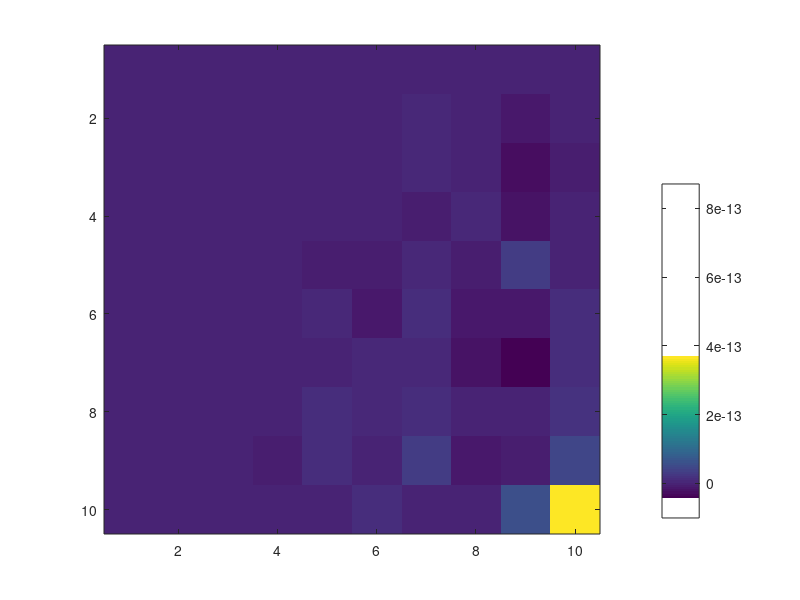

Source code (MATLAB): (Note: this script raises an error after producing the figure.)
% nIter=1e5;
% time=zeros(nIter,1);
% for ii=1:nIter
%     tic

N=10;
a=100*rand(N);
check=a;

l=eye(N);
u=zeros(N);

for i=1:N-1
    if a(i,i)==0
        break
    else
        for k=(i+1):N
            a(k,i)=a(k,i)/a(i,i);
            for j=(i+1):N
                a(k,j)=a(k,j)-a(k,i)*a(i,j);
            end
        end
    end
end

u(triu(true(N),0))=a(triu(true(N),0));
l(tril(true(N),-1))=a(tril(true(N),-1));

sum(sum(l*u==check))
imagesc(l*u-check)
colorbar
% time(ii)=toc;

% end
% histogram(time)


      % Display the first 10 Zernike functions
      x = -1:0.01:1;
      [X,Y] = meshgrid(x,x);
      [theta,r] = cart2pol(X,Y);
      idx = r<=1;
      z = nan(size(X));
      n = [0  1  1  2  2  2  3  3  3  3];
      m = [0 -1  1 -2  0  2 -3 -1  1  3];
      Nplot = [4 10 12 16 18 20 22 24 26 28];
      y = zernfunIS(n,m,X(idx),Y(idx));
      figure('Units','normalized')
      for k = 1:10
          z(idx) = y(:,k);
          subplot(4,7,Nplot(k))
          pcolor(x,x,z), shading interp
          set(gca,'XTick',[],'YTick',[])
          axis square
          title(['Z_{' num2str(n(k)) '}^{' num2str(m(k)) '}'])
      end